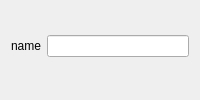
<ui version="4.0"><widget class="QWidget"><layout class="QGridLayout"><item row="0" column="0"><widget class="QLabel"><property name="text"><string>name</string></property></widget></item><item row="0" column="1"><widget name="name" class="QLineEdit"><property name="readOnly"><bool>false</bool></property><property name="required"><bool>false</bool></property></widget></item><item row="2" column="0" colspan="2"><spacer><property name="orientation"><enum>Qt::Vertical</enum></property></spacer></item></layout></widget></ui>
